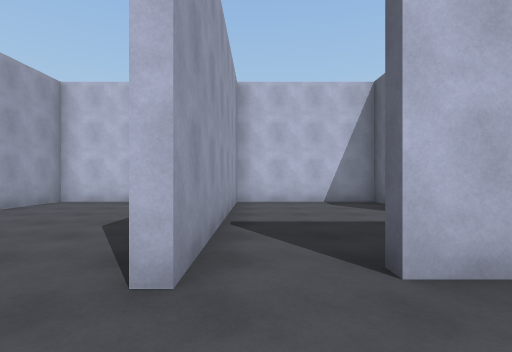
view 1 (above)

24 first-person views from a walk through a Unity game level. The camera is 1.4 m above the floor, looks level and sees 80° across. The floor is counted in squares, 2 m on a side. Each view is taken from the middle of a square. On the plan, view 1 faces up. The plan holds only what a view shows up to about 10 squares ahead; the rest is blank. The place goes on beyond the plan. The player is left out.

view 2
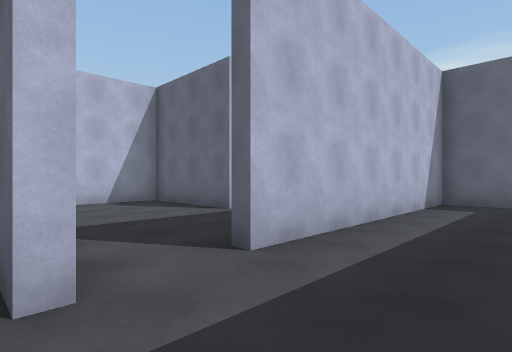

view 3
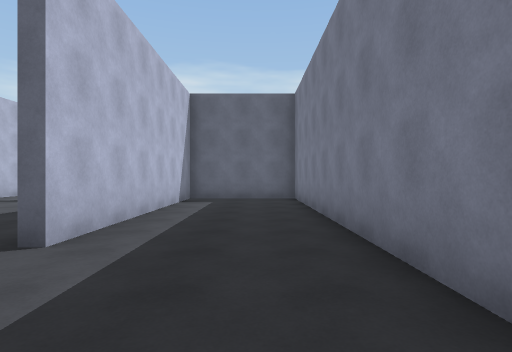

view 4
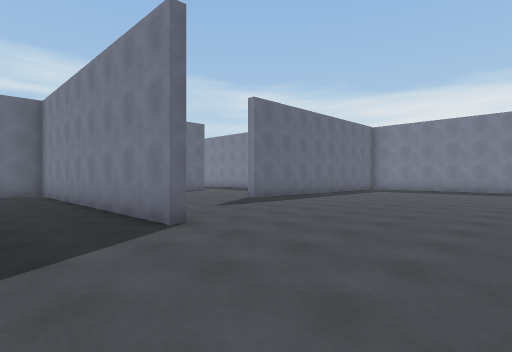

view 5
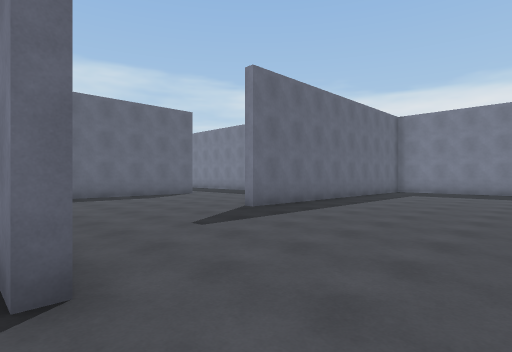

view 6
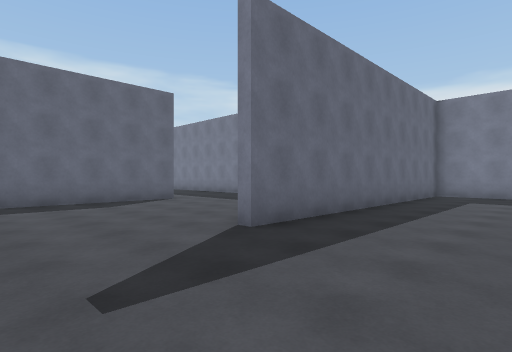

view 7
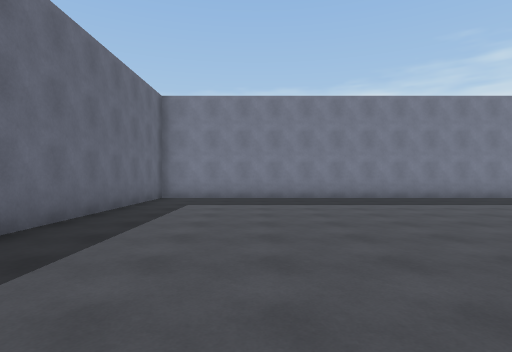

view 8
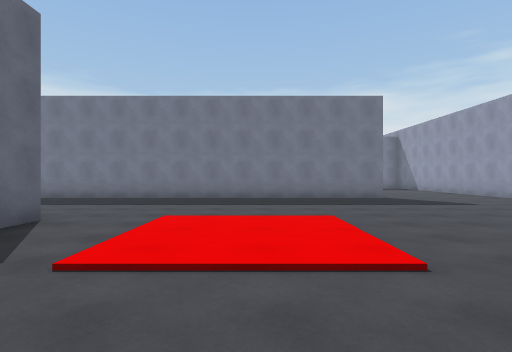

view 9
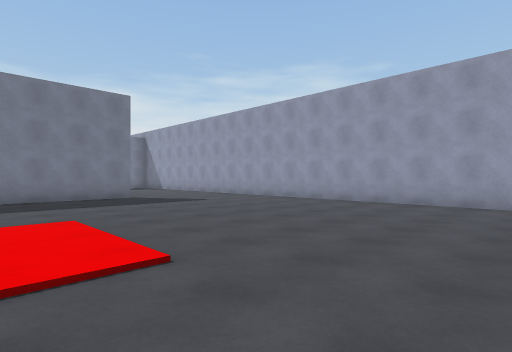

view 10
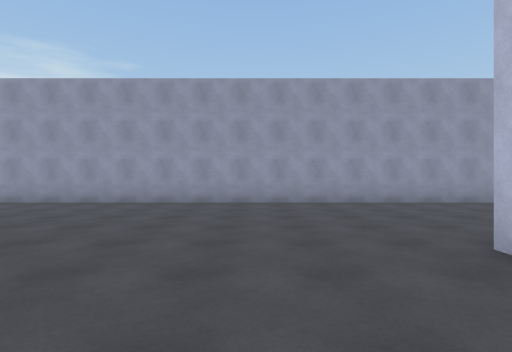

view 11
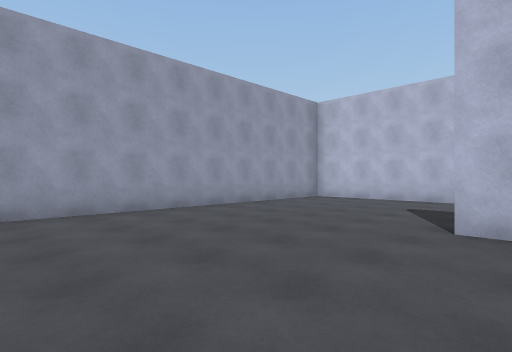

view 12
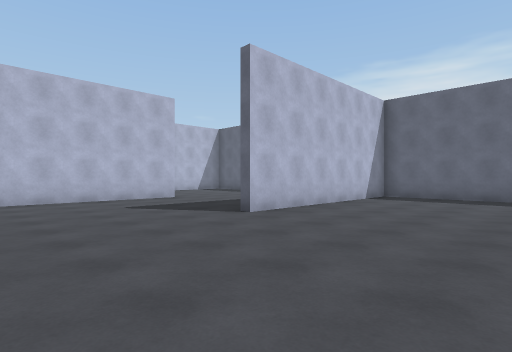

view 13
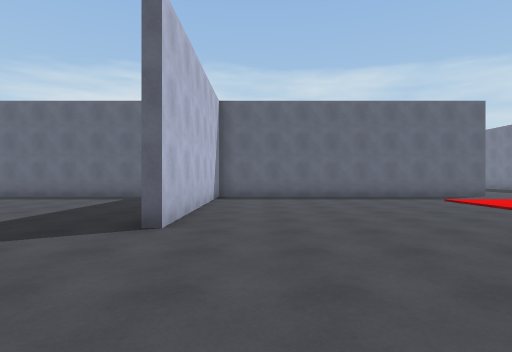

view 14
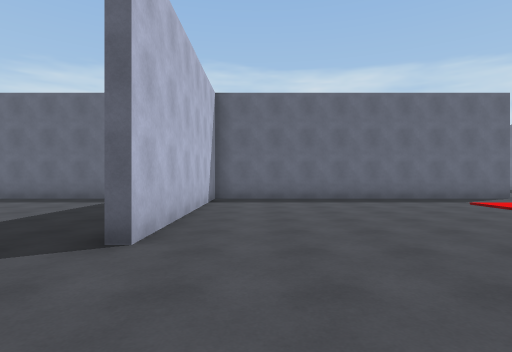

view 15
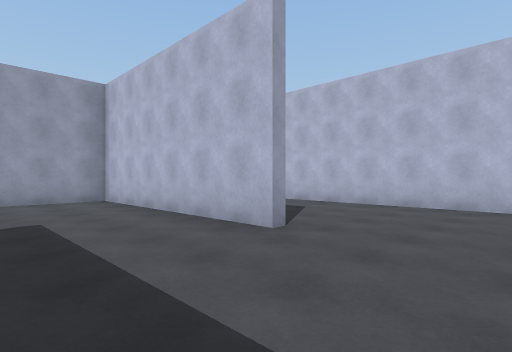

view 16
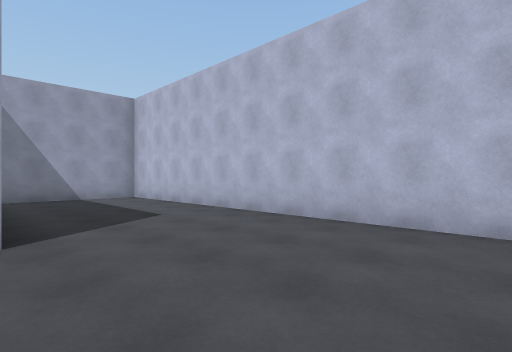

view 17
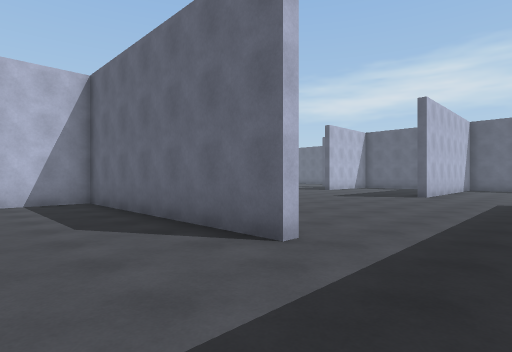

view 18
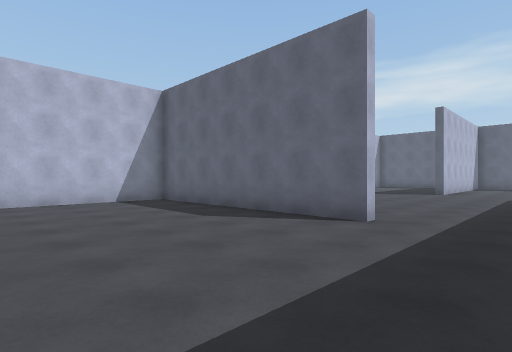

view 19
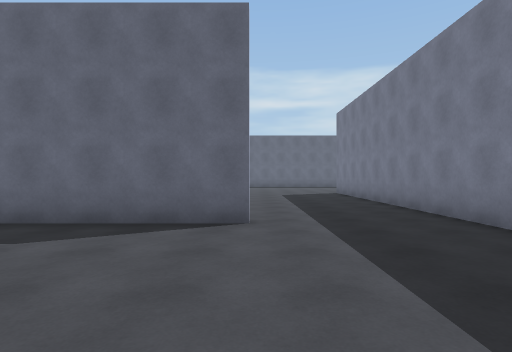

view 20
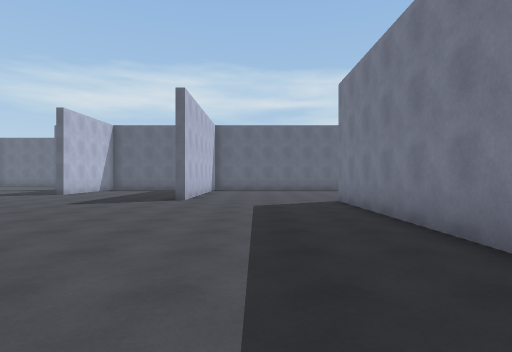

view 21
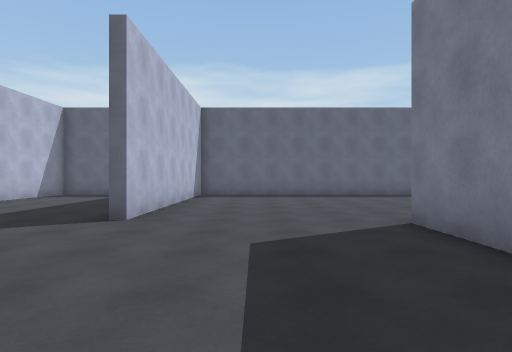

view 22
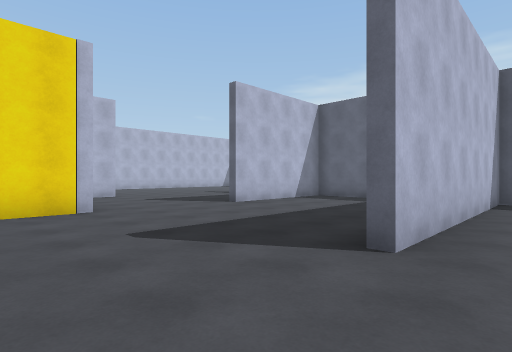

view 23
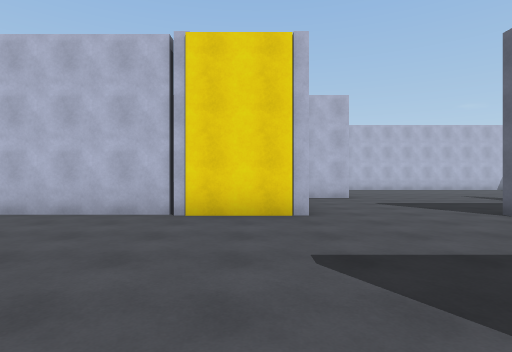

view 24
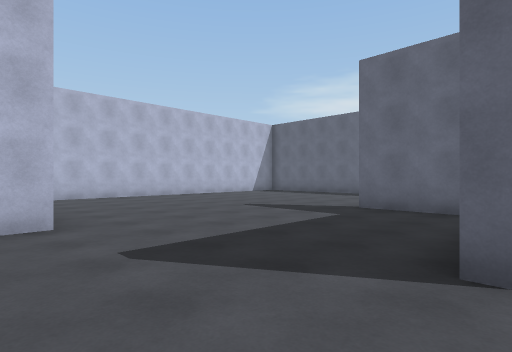

### Floor plan
Points are (right, up) in squares from view 1. A wall is a line through its corners. A room is listed if a view was taken in it or the views show most of it. See-through windows are left out.
Room 1 (views 1, 2)
walls: (-1.1, -1.2) (7.5, -1.2) (7.5, 2.1) (0.9, 2.1)
ways out: opening at (-1, 0.5) to room 2; opening at (0, 2)
Room 2 (views 3, 4, 5, 6, 7, 8, 9, 10, 11, 12, 13, 14, 15, 16, 17, 18, 19, 20, 21, 22, 23, 24)
walls: (7.5, -8) (7.5, -1.5) (3.8, -1.5); (6.9, -11.3) (15.6, -11.3); (-0.8, 1.9) (-0.8, 2.5); (-5.6, -9.9) (-5.6, -0.7) (-12, -0.7); (15, -1.5) (9.4, -1.5); (-5.6, 2.6) (-5.6, 6); (17, 2.7) (15.6, 2.7); (-3.4, 8.3) (-5.3, 8.3) (-5.3, 6.2); (21, -1.8) (18.4, -1.8); (-10.8, 4.1) (-17, 4.1) (-17, -11.1); (-7.4, 8.3) (-17, 8.3) (-17, 4.9); (22.5, -6.9) (15.8, -6.9); (22.4, -0.8) (22.4, 1.2); (-13.1, -14.8) (2, -14.8) (2, -5.9); (19.9, 8.3) (18, 8.3); (-17, -14.5) (-17, -15)
ways out: opening at (-1, 0.5) to room 1

Positions as (right, up) in squares from view 1, and headings:
1: (0, 0), facing up
2: (-1, 0), facing up-right
3: (-2, 0), facing right
4: (-5, 1), facing down-right
5: (-3, -1), facing down-right
6: (-1, -3), facing down-right
7: (-1, -5), facing down
8: (-9, -5), facing down
9: (-9, -5), facing down-left
10: (-9, -3), facing left
11: (-11, -5), facing up-left
12: (-16, -5), facing up-right
13: (-16, -2), facing right
14: (-15, -2), facing right
15: (-8, 1), facing up-left
16: (-7, 4), facing up-left
17: (5, -10), facing up-right
18: (3, -10), facing up-right
19: (3, -8), facing right
20: (7, -9), facing right
21: (11, -9), facing right
22: (13, -8), facing up-right
23: (14, -7), facing up
24: (16, -2), facing up-right
